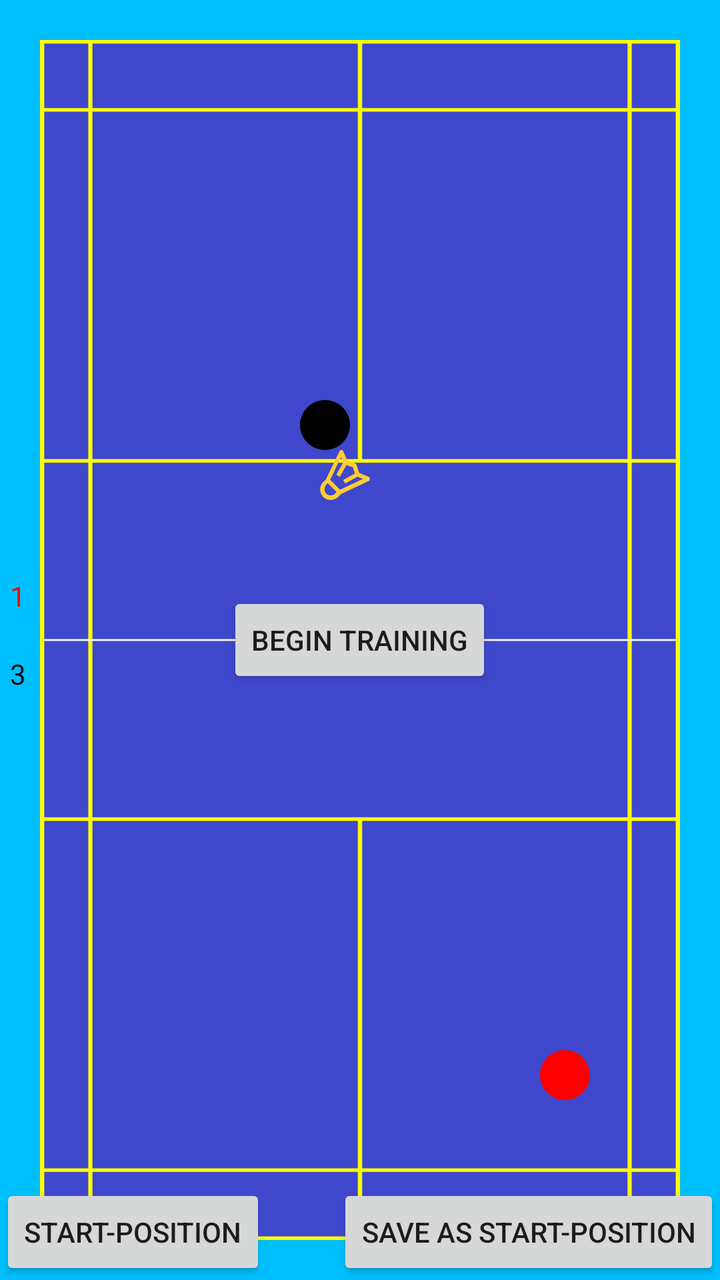
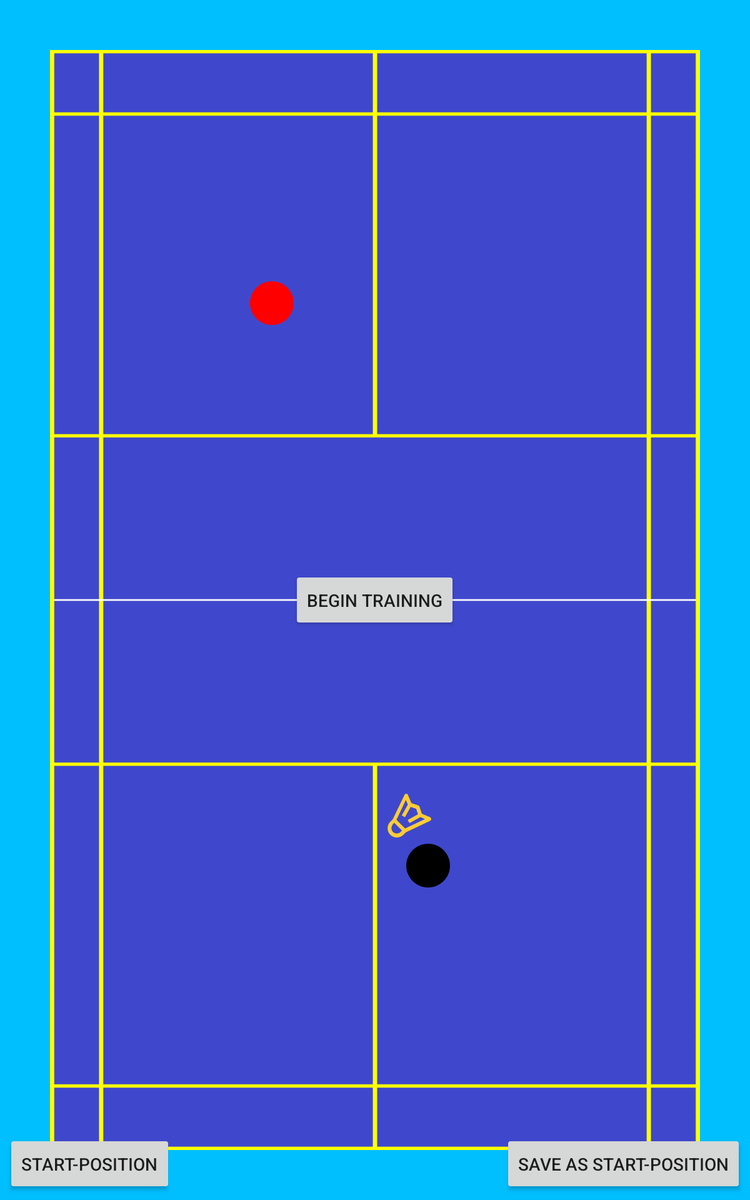

First picture: res/layout/ on a phone held upright. Second picture: the repository's own variant of that layout, on a device whose configuration matches the variant's folder. Source for both follows.
<!-- AndroidManifest.xml: activity theme Theme.AppCompat.Light.NoActionBar.FullScreen -->
<!-- res/layout/activity_start.xml -->
<?xml version="1.0" encoding="utf-8"?>
<FrameLayout xmlns:android="http://schemas.android.com/apk/res/android"
    xmlns:tools="http://schemas.android.com/tools"
    xmlns:app="http://schemas.android.com/apk/res-auto"
    android:id = "@+id/mainLayout"
    android:layout_width="match_parent"
    android:layout_height="match_parent"
    android:background="@color/colorPrimaryDark"
    tools:context=".StartActivity">

    <androidx.constraintlayout.widget.ConstraintLayout
        android:layout_width="wrap_content"
        android:layout_height="wrap_content"
        android:layout_gravity="start|center">

    <TextView
            android:id="@+id/score_player1"
            android:layout_width="wrap_content"
            android:layout_height="wrap_content"
            app:layout_constraintBottom_toTopOf="@id/score_separator"
            app:layout_constraintEnd_toEndOf="parent"
            app:layout_constraintStart_toStartOf="parent"
            app:layout_constraintTop_toTopOf="parent"
            android:text="1"
            android:layout_margin="5dp"
            android:textColor="#FF0000" />

        <ImageView
            android:id="@+id/score_separator"
            android:layout_width="wrap_content"
            android:layout_height="wrap_content"
            app:layout_constraintBottom_toTopOf="@id/score_player2"
            app:layout_constraintEnd_toEndOf="parent"
            app:layout_constraintStart_toStartOf="parent"
            app:layout_constraintTop_toBottomOf="@id/score_player1"
            android:layout_margin="5dp"/>

        <TextView
            android:id="@+id/score_player2"
            android:layout_width="wrap_content"
            android:layout_height="wrap_content"
            app:layout_constraintBottom_toTopOf="parent"
            app:layout_constraintEnd_toEndOf="parent"
            app:layout_constraintStart_toStartOf="parent"
            app:layout_constraintTop_toBottomOf="@id/score_separator"
            android:text="3"
            android:layout_margin="5dp"
            android:textColor="#000000" />

    </androidx.constraintlayout.widget.ConstraintLayout>

    <ImageView
        android:id="@+id/court"
        android:layout_width="wrap_content"
        android:layout_height="wrap_content"
        android:layout_gravity="center"
        android:layout_margin="@dimen/margin_court_phone"
        android:contentDescription="@string/badmintonCourt"
        android:adjustViewBounds="true"
        android:background="@drawable/badminton_court" />

    <ImageView
        android:id="@+id/ownPlayer"
        android:layout_width="25dp"
        android:layout_height="25dp"
        android:contentDescription="@string/ownPlayer"
        android:src="@drawable/player_circle"
        android:scaleType="fitCenter"
        android:layout_marginTop="200dp"
        android:layout_marginStart="150dp"/>

    <ImageView
        android:id="@+id/enemyPlayer"
        android:layout_width="25dp"
        android:layout_height="25dp"
        android:contentDescription="@string/enemyPlayer"
        android:src="@drawable/enemy_circle"
        android:layout_marginTop="525dp"
        android:layout_marginStart="270dp"/>

    <ImageView
        android:id="@+id/ball"
        android:layout_width="25dp"
        android:layout_height="25dp"
        android:layout_marginStart="160dp"
        android:layout_marginTop="225dp"
        android:contentDescription="@string/featherBall"
        android:scaleType="fitCenter"
        android:src="@drawable/featherball_gold" />

    <ImageView
        android:id="@+id/selectedItemShower"
        android:layout_width="20dp"
        android:layout_height="20dp"
        android:layout_margin="5dp"
        android:layout_gravity="end"
        android:contentDescription="@string/selecteditemshower"
        android:onClick="resetSelectedItem"/>

    <TextView
        android:id="@+id/debugTextView"
        android:layout_gravity="center_horizontal"
        android:layout_width="wrap_content"
        android:layout_height="wrap_content"/>

    <Button
        android:id="@+id/newPosButton"
        android:layout_width="wrap_content"
        android:layout_height="wrap_content"
        android:text="@string/newPosButton"
        android:layout_gravity="bottom|end"
        android:onClick="newPositions"/>

    <Button
        android:id="@+id/setStartPos"
        android:layout_width="wrap_content"
        android:layout_height="wrap_content"
        android:text="@string/refreshStartPositions"
        android:layout_gravity="bottom|start"
        android:onClick="setupStartPositions" />

    <Button
        android:id="@+id/beginButton"
        android:layout_width="wrap_content"
        android:layout_height="wrap_content"
        android:text="@string/begin_Button"
        android:layout_gravity="center"
        android:onClick="beginTraining" />

</FrameLayout>
<!-- resources referenced by this layout -->
<resources>
  <color name="colorPrimaryDark">#00BFFF</color>
  <dimen name="margin_court_phone">20dp</dimen>
  <!-- drawable badminton_court: png bitmap (drawable, 6314 bytes) -->
  <!-- drawable enemy_circle (drawable) -->
  <vector xmlns:android="http://schemas.android.com/apk/res/android"
      android:width="512dp"
      android:height="512dp"
      android:viewportWidth="512"
      android:viewportHeight="512">
    <path
        android:fillColor="#FF0000"
        android:pathData="M256,0C114.837,0 0,114.837 0,256s114.837,256 256,256s256,-114.837 256,-256S397.163,0 256,0z"/>
  </vector>
  <!-- drawable featherball_gold (drawable) -->
  <vector xmlns:android="http://schemas.android.com/apk/res/android"
      android:width="507.218dp"
      android:height="507.218dp"
      android:viewportWidth="507.218"
      android:viewportHeight="507.218">
    <path
        android:fillColor="#FFCC33"
        android:pathData="M494.404,272.28l-96,-40.533l-27.733,-83.2c-2.133,-6.4 -6.4,-10.667 -12.8,-12.8l-81.067,-27.733l-40.533,-96c-6.4,-14.933 -29.867,-17.067 -38.4,0L61.337,295.747L33.604,323.48c-42.667,40.533 -42.667,108.8 -2.133,151.467c40.533,42.667 108.8,42.667 151.467,2.133c10.667,-10.667 19.2,-19.2 29.867,-29.867l283.733,-134.4C509.337,304.28 509.337,280.813 494.404,272.28zM153.071,442.947c-25.6,23.467 -66.133,23.467 -89.6,0c-32,-34.133 -17.067,-78.933 14.933,-106.667l89.6,89.6L153.071,442.947zM204.271,402.413L104.004,302.147l108.8,-230.4l23.467,53.333l-70.4,125.867l36.267,21.333l66.133,-119.467l64,21.333l21.333,64L234.137,304.28l21.333,36.267l125.867,-70.4l53.333,23.467L204.271,402.413z"/>
  </vector>
  <!-- drawable player_circle (drawable) -->
  <vector xmlns:android="http://schemas.android.com/apk/res/android"
      android:width="512dp"
      android:height="512dp"
      android:viewportWidth="512"
      android:viewportHeight="512">
    <path
        android:fillColor="#000000"
        android:pathData="M256,0C114.837,0 0,114.837 0,256s114.837,256 256,256s256,-114.837 256,-256S397.163,0 256,0z"/>
  </vector>
  <string name="badmintonCourt">Badminton Court</string>
  <string name="begin_Button">Begin Training</string>
  <string name="enemyPlayer">Enemy Player</string>
  <string name="featherBall">Feather Ball</string>
  <string name="newPosButton">Save as Start-Position</string>
  <string name="ownPlayer">Own Player</string>
  <string name="refreshStartPositions">Start-Position</string>
  <string name="selecteditemshower">SelectedItemShower</string>
  <style name="Theme.AppCompat.Light.NoActionBar.FullScreen" parent="@style/Theme.AppCompat.Light.NoActionBar">
          <item name="android:windowNoTitle">true</item>
          <item name="android:windowActionBar">false</item>
          <item name="android:windowFullscreen">true</item>
          <item name="android:windowContentOverlay">@null</item>
      </style>
</resources>
<!-- res/layout-sw600dp/activity_start.xml (the repository's variant of the layout above) -->
<!-- drawn on a 7-inch tablet held upright -->
<?xml version="1.0" encoding="utf-8"?>
<FrameLayout xmlns:android="http://schemas.android.com/apk/res/android"
    xmlns:app="http://schemas.android.com/apk/res-auto"
    xmlns:tools="http://schemas.android.com/tools"
    android:id = "@+id/mainLayout"
    android:layout_width="match_parent"
    android:layout_height="match_parent"
    android:background="@color/colorPrimaryDark"
    tools:context=".StartActivity">

    <androidx.constraintlayout.widget.ConstraintLayout
        android:id="@+id/score"
        android:layout_width="wrap_content"
        android:layout_height="wrap_content"
        android:layout_gravity="start|center"
        android:visibility="invisible">

        <Button
            android:id="@+id/score_add_player1"
            android:layout_width="wrap_content"
            android:layout_height="wrap_content"
            android:text="@string/plusSign"
            android:layout_margin="5dp"
            android:onClick="scoreIncrementPlayer1"
            app:layout_constraintBottom_toTopOf="@id/score_sub_player1"
            app:layout_constraintEnd_toEndOf="parent"
            app:layout_constraintStart_toStartOf="parent"
            app:layout_constraintTop_toTopOf="parent"/>

        <Button
            android:id="@+id/score_sub_player1"
            android:layout_width="wrap_content"
            android:layout_height="wrap_content"
            android:text="@string/minusSign"
            android:layout_margin="5dp"
            android:onClick="scoreDecrementPlayer1"
            app:layout_constraintBottom_toTopOf="@id/score_separator1"
            app:layout_constraintEnd_toEndOf="parent"
            app:layout_constraintStart_toStartOf="parent"
            app:layout_constraintTop_toBottomOf="@id/score_add_player1"/>

        <ImageView
            android:id="@+id/score_separator1"
            android:layout_width="wrap_content"
            android:layout_height="wrap_content"
            app:layout_constraintBottom_toTopOf="@id/score_player1"
            app:layout_constraintEnd_toEndOf="parent"
            app:layout_constraintStart_toStartOf="parent"
            app:layout_constraintTop_toBottomOf="@id/score_sub_player1"
            android:layout_margin="5dp"/>

        <TextView
            android:id="@+id/score_player1"
            android:layout_width="wrap_content"
            android:layout_height="wrap_content"
            app:layout_constraintBottom_toTopOf="@id/score_separator2"
            app:layout_constraintEnd_toEndOf="parent"
            app:layout_constraintStart_toStartOf="parent"
            app:layout_constraintTop_toBottomOf="@id/score_separator1"
            android:text="0"
            android:textSize="30sp"
            android:layout_margin="5dp"
            android:textColor="#FF0000" />

        <ImageView
            android:id="@+id/score_separator2"
            android:layout_width="wrap_content"
            android:layout_height="wrap_content"
            app:layout_constraintBottom_toTopOf="@id/score_player2"
            app:layout_constraintEnd_toEndOf="parent"
            app:layout_constraintStart_toStartOf="parent"
            app:layout_constraintTop_toBottomOf="@id/score_player1"
            android:layout_margin="5dp"/>

        <TextView
            android:id="@+id/score_player2"
            android:layout_width="wrap_content"
            android:layout_height="wrap_content"
            app:layout_constraintBottom_toTopOf="@id/score_separator3"
            app:layout_constraintEnd_toEndOf="parent"
            app:layout_constraintStart_toStartOf="parent"
            app:layout_constraintTop_toBottomOf="@id/score_separator2"
            android:text="0"
            android:textSize="30sp"
            android:layout_margin="5dp"
            android:textColor="#000000" />

        <ImageView
            android:id="@+id/score_separator3"
            android:layout_width="wrap_content"
            android:layout_height="wrap_content"
            app:layout_constraintBottom_toTopOf="@id/score_add_player2"
            app:layout_constraintEnd_toEndOf="parent"
            app:layout_constraintStart_toStartOf="parent"
            app:layout_constraintTop_toBottomOf="@id/score_player2"
            android:layout_margin="5dp"/>

        <Button
            android:id="@+id/score_add_player2"
            android:layout_width="wrap_content"
            android:layout_height="wrap_content"
            android:text="@string/plusSign"
            android:layout_margin="5dp"
            android:onClick="scoreIncrementPlayer2"
            app:layout_constraintBottom_toTopOf="@id/score_sub_player2"
            app:layout_constraintEnd_toEndOf="parent"
            app:layout_constraintStart_toStartOf="parent"
            app:layout_constraintTop_toBottomOf="@id/score_separator3"/>

        <Button
            android:id="@+id/score_sub_player2"
            android:layout_width="wrap_content"
            android:layout_height="wrap_content"
            android:text="@string/minusSign"
            android:layout_margin="5dp"
            android:onClick="scoreDecrementPlayer2"
            app:layout_constraintBottom_toBottomOf="parent"
            app:layout_constraintEnd_toEndOf="parent"
            app:layout_constraintStart_toStartOf="parent"
            app:layout_constraintTop_toBottomOf="@id/score_add_player2"/>

    </androidx.constraintlayout.widget.ConstraintLayout>

    <ImageView
        android:id="@+id/court"
        android:layout_width="wrap_content"
        android:layout_height="wrap_content"
        android:layout_gravity="center"
        android:layout_margin="@dimen/margin_court_tablet"
        android:contentDescription="@string/badmintonCourt"
        android:adjustViewBounds="true"
        android:background="@drawable/badminton_court"
        app:layout_constraintBottom_toBottomOf="parent"
        app:layout_constraintEnd_toEndOf="parent"
        app:layout_constraintHorizontal_bias="0.0"
        app:layout_constraintStart_toStartOf="parent"
        app:layout_constraintTop_toTopOf="parent" />

    <ImageView
        android:id="@+id/ownPlayer"
        android:layout_width="35dp"
        android:layout_height="35dp"
        android:contentDescription="@string/ownPlayer"
        android:src="@drawable/player_circle"
        android:scaleType="fitCenter"
        android:layout_marginTop="675dp"
        android:layout_marginStart="325dp"/>

    <ImageView
        android:id="@+id/enemyPlayer"
        android:layout_width="35dp"
        android:layout_height="35dp"
        android:contentDescription="@string/enemyPlayer"
        android:src="@drawable/enemy_circle"
        android:scaleType="fitCenter"
        android:layout_marginTop="225dp"
        android:layout_marginStart="200dp"/>

    <ImageView
        android:id="@+id/ball"
        android:layout_width="35dp"
        android:layout_height="35dp"
        android:contentDescription="@string/featherBall"
        android:src="@drawable/featherball_gold"
        android:scaleType="fitCenter"
        android:layout_marginTop="635dp"
        android:layout_marginStart="310dp"/>

    <ImageView
        android:id="@+id/selectedItemShower"
        android:layout_width="35dp"
        android:layout_height="35dp"
        android:layout_margin="5dp"
        android:layout_gravity="end"
        android:onClick="resetSelectedItem"/>

    <TextView
        android:id="@+id/debugTextView"
        android:layout_gravity="center_horizontal"
        android:layout_width="wrap_content"
        android:layout_height="wrap_content"/>

    <Button
        android:id="@+id/newPosButton"
        android:layout_width="wrap_content"
        android:layout_height="wrap_content"
        android:layout_margin="5dp"
        android:text="@string/newPosButton"
        android:layout_gravity="bottom|end"
        android:onClick="newPositions"/>

    <Button
        android:id="@+id/setStartPos"
        android:layout_width="wrap_content"
        android:layout_height="wrap_content"
        android:layout_margin="5dp"
        android:text="@string/refreshStartPositions"
        android:layout_gravity="bottom|left"
        android:onClick="setupStartPositions" />

    <Button
        android:id="@+id/beginButton"
        android:layout_width="wrap_content"
        android:layout_height="wrap_content"
        android:text="@string/begin_Button"
        android:layout_gravity="center"
        android:onClick="beginTraining" />

</FrameLayout>
<!-- resources referenced by the variant -->
<!-- as a 7-inch tablet held upright resolves them -->
<resources>
  <color name="colorPrimaryDark">#00BFFF</color>
  <dimen name="margin_court_tablet">40dp</dimen>
  <!-- drawable badminton_court: png bitmap (drawable, 6314 bytes) -->
  <!-- drawable enemy_circle (drawable) -->
  <vector xmlns:android="http://schemas.android.com/apk/res/android"
      android:width="512dp"
      android:height="512dp"
      android:viewportWidth="512"
      android:viewportHeight="512">
    <path
        android:fillColor="#FF0000"
        android:pathData="M256,0C114.837,0 0,114.837 0,256s114.837,256 256,256s256,-114.837 256,-256S397.163,0 256,0z"/>
  </vector>
  <!-- drawable featherball_gold (drawable) -->
  <vector xmlns:android="http://schemas.android.com/apk/res/android"
      android:width="507.218dp"
      android:height="507.218dp"
      android:viewportWidth="507.218"
      android:viewportHeight="507.218">
    <path
        android:fillColor="#FFCC33"
        android:pathData="M494.404,272.28l-96,-40.533l-27.733,-83.2c-2.133,-6.4 -6.4,-10.667 -12.8,-12.8l-81.067,-27.733l-40.533,-96c-6.4,-14.933 -29.867,-17.067 -38.4,0L61.337,295.747L33.604,323.48c-42.667,40.533 -42.667,108.8 -2.133,151.467c40.533,42.667 108.8,42.667 151.467,2.133c10.667,-10.667 19.2,-19.2 29.867,-29.867l283.733,-134.4C509.337,304.28 509.337,280.813 494.404,272.28zM153.071,442.947c-25.6,23.467 -66.133,23.467 -89.6,0c-32,-34.133 -17.067,-78.933 14.933,-106.667l89.6,89.6L153.071,442.947zM204.271,402.413L104.004,302.147l108.8,-230.4l23.467,53.333l-70.4,125.867l36.267,21.333l66.133,-119.467l64,21.333l21.333,64L234.137,304.28l21.333,36.267l125.867,-70.4l53.333,23.467L204.271,402.413z"/>
  </vector>
  <!-- drawable player_circle (drawable) -->
  <vector xmlns:android="http://schemas.android.com/apk/res/android"
      android:width="512dp"
      android:height="512dp"
      android:viewportWidth="512"
      android:viewportHeight="512">
    <path
        android:fillColor="#000000"
        android:pathData="M256,0C114.837,0 0,114.837 0,256s114.837,256 256,256s256,-114.837 256,-256S397.163,0 256,0z"/>
  </vector>
  <string name="badmintonCourt">Badminton Court</string>
  <string name="begin_Button">Begin Training</string>
  <string name="enemyPlayer">Enemy Player</string>
  <string name="featherBall">Feather Ball</string>
  <string name="minusSign">-</string>
  <string name="newPosButton">Save as Start-Position</string>
  <string name="ownPlayer">Own Player</string>
  <string name="plusSign">+</string>
  <string name="refreshStartPositions">Start-Position</string>
  <style name="Theme.AppCompat.Light.NoActionBar.FullScreen" parent="@style/Theme.AppCompat.Light.NoActionBar">
          <item name="android:windowNoTitle">true</item>
          <item name="android:windowActionBar">false</item>
          <item name="android:windowFullscreen">true</item>
          <item name="android:windowContentOverlay">@null</item>
      </style>
</resources>
